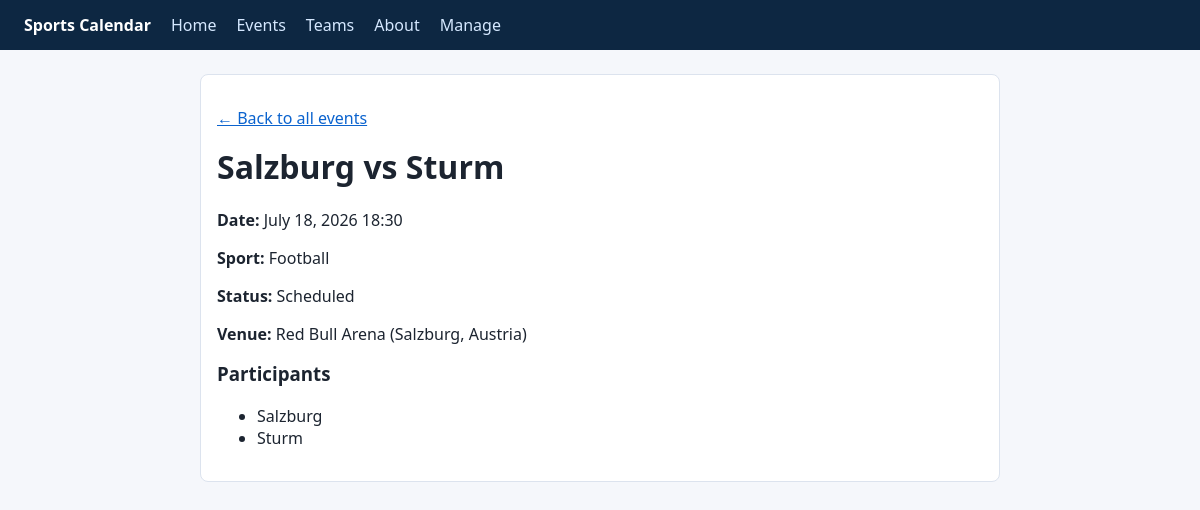
The app's page /events/1/ with its own data.
### events/models.py (models this page shows, shortened)
class Event(models.Model):
    class Status(models.TextChoices):
        SCHEDULED = "scheduled", "Scheduled"
        POSTPONED = "postponed", "Postponed"
        CANCELLED = "cancelled", "Cancelled"
        FINISHED = "finished", "Finished"
    title = models.CharField(max_length=200)
    start_datetime = models.DateTimeField()
    status = models.CharField(
        max_length=20,
        choices=Status.choices,
        default=Status.SCHEDULED,
    )
    description = models.TextField(blank=True)
    round_label = models.CharField(max_length=100, blank=True)
    _sport = models.ForeignKey(
        Sport,
        on_delete=models.PROTECT,
        related_name="events",
    )
    _venue = models.ForeignKey(
        Venue,
        on_delete=models.SET_NULL,
        null=True,
        blank=True,
        related_name="events",
    )
    class Meta:
        ordering = ["start_datetime", "title"]

class Sport(models.Model):
    name = models.CharField(max_length=100, unique=True)
    slug = models.SlugField(max_length=120, unique=True, blank=True)
    class Meta:
        ordering = ["name"]

class Competitor(models.Model):
    class CompetitorType(models.TextChoices):
        TEAM = "team", "Team"
        ATHLETE = "athlete", "Athlete"
    name = models.CharField(max_length=150)
    short_name = models.CharField(max_length=50, blank=True)
    competitor_type = models.CharField(
        max_length=20,
        choices=CompetitorType.choices,
        default=CompetitorType.TEAM,
    )
    _sport = models.ForeignKey(
        Sport,
        on_delete=models.PROTECT,
        related_name="competitors",
    )
    class Meta:
        ordering = ["name"]
        constraints = [
            models.UniqueConstraint(
                fields=["name", "_sport"],
                name="unique_competitor_per_sport",
            )
        ]

### events/views.py (the view)
# urls.py: path("events/<int:event_id>/", views.event_detail_page, name="event-detail-page"),
@require_http_methods(["GET"])
def event_detail_page(request, event_id):
    event = get_object_or_404(_events_queryset(), pk=event_id)
    return render(request, "events/detail.html", {"event": _event_to_template_data(event)})

### events/views.py (called while the page is built)
def _events_queryset():
    return (
        Event.objects.select_related("_sport", "_venue")
        .prefetch_related(
            Prefetch(
                "event_participants",
                queryset=EventParticipant.objects.select_related("_competitor").order_by(
                    "display_order", "id"
                ),
            )
        )
        .order_by("start_datetime", "title")
    )

def _event_to_template_data(event):
    participants = [
        participant._competitor.name for participant in event.event_participants.all()
    ]
    return {
        "id": event.id,
        "title": event.title,
        "start_datetime": event.start_datetime,
        "status": event.get_status_display(),
        "sport_name": event._sport.name,
        "venue": (
            f"{event._venue.name} ({event._venue.city}, {event._venue.country})"
            if event._venue
            else None
        ),
        "description": event.description,
        "round_label": event.round_label,
        "participants": participants,
    }

### events/templates/events/detail.html (shortened to what this page needs)
{% extends 'base.html' %}
{% block body %}
    <div class="detail-wrap">
        <div class="card">
            <p><a href="{% url 'events-page' %}">&larr; Back to all events</a></p>
            <h1>{{ event.title }}</h1>
            <p><strong>Date:</strong> {{ event.start_datetime|date:"N j, Y H:i" }}</p>
            <p><strong>Sport:</strong> {{ event.sport_name }}</p>
            <p><strong>Status:</strong> {{ event.status }}</p>
            {% if event.venue %}
                <p><strong>Venue:</strong> {{ event.venue }}</p>
            {% endif %}
            <h3>Participants</h3>
            <ul>
                {% for participant in event.participants %}
                    <li>{{ participant }}</li>
                {% empty %}
                    <li>No participants assigned</li>
                {% endfor %}
            </ul>
        </div>
    </div>
{% endblock %}

### events/static/events/styles.css (style rules this page uses)
body { font-family: "Segoe UI", Tahoma, sans-serif; margin: 0; background: #f5f7fb; color: #1c2430; }
a { color: #0b63ce; }
.card { background: #fff; border: 1px solid #dce3ee; border-radius: 8px; padding: 16px; }
h1, h2, h3 { margin-top: 0; }
.detail-wrap { max-width: 800px; margin: 24px auto; padding: 0 16px; }

### records on screen
Event: title "Salzburg vs Sturm", start_datetime "July 18, 2026 18:30", status "Scheduled"
Sport: sport_name "Football"
Competitor: participants "Salzburg"
Competitor: participants "Sturm"

### other values on screen
{{ event.venue }} "Red Bull Arena (Salzburg, Austria)"
